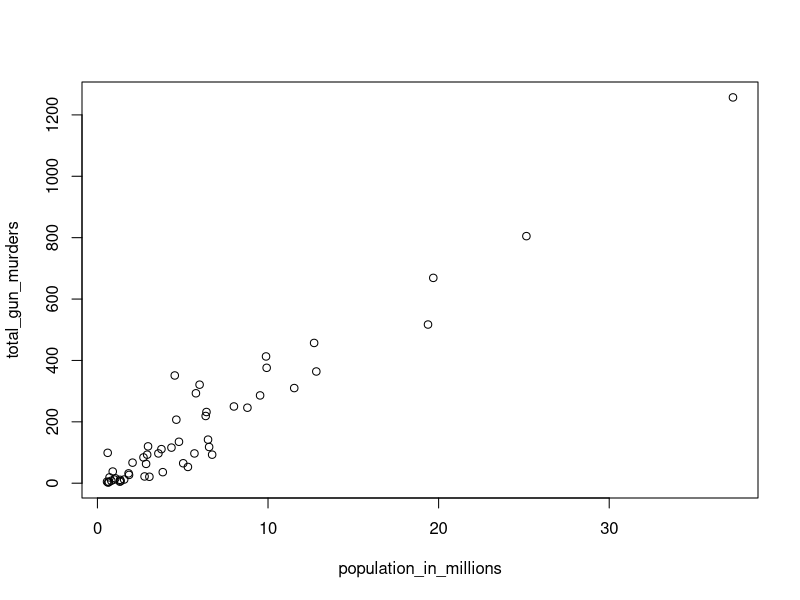
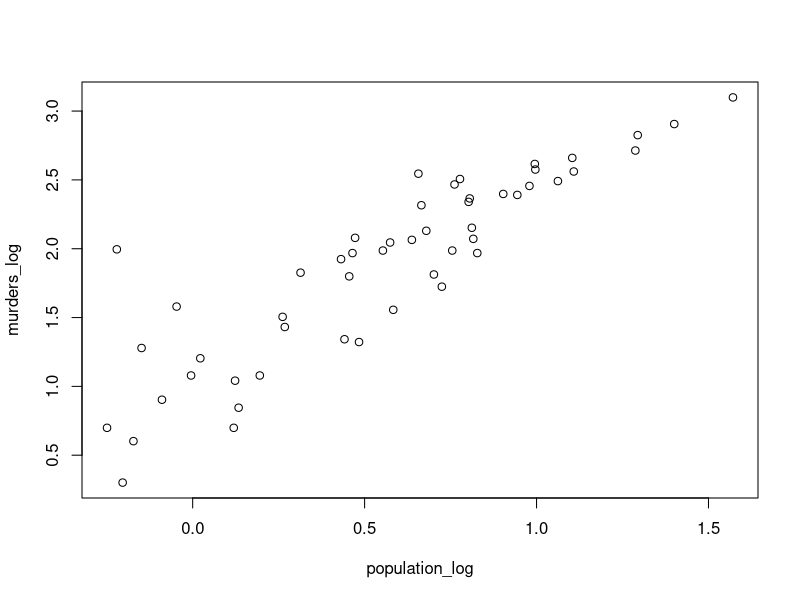

Reproduce these figures in R, in order. (Note: this script raises an error after producing the figures.)
##EXERCISE

#loading dslabs and the murders data set
#QUESTION 1

library(dslabs)
data(murders)
population_in_millions <- murders$population/10^6
total_gun_murders <- murders$total

#plotting (population_in_millions, total_gun_murders)

with(murders,plot(population_in_millions, total_gun_murders))

#using log10

population_log <- log10(population_in_millions)
murders_log <- log10(total_gun_murders)

with(plot(population_log,murders_log)) 

#QUESTION 2
##creating a histogram of the state populations

x <- with(murders,population_in_millions)
hist(x)           

murders$state[which.max(x)]

#QUESTION 3
##generating boxplots of the state populations by region.

murders$state <- with(murders, total / population * 100000)
boxplot(state~region, data = murders)
